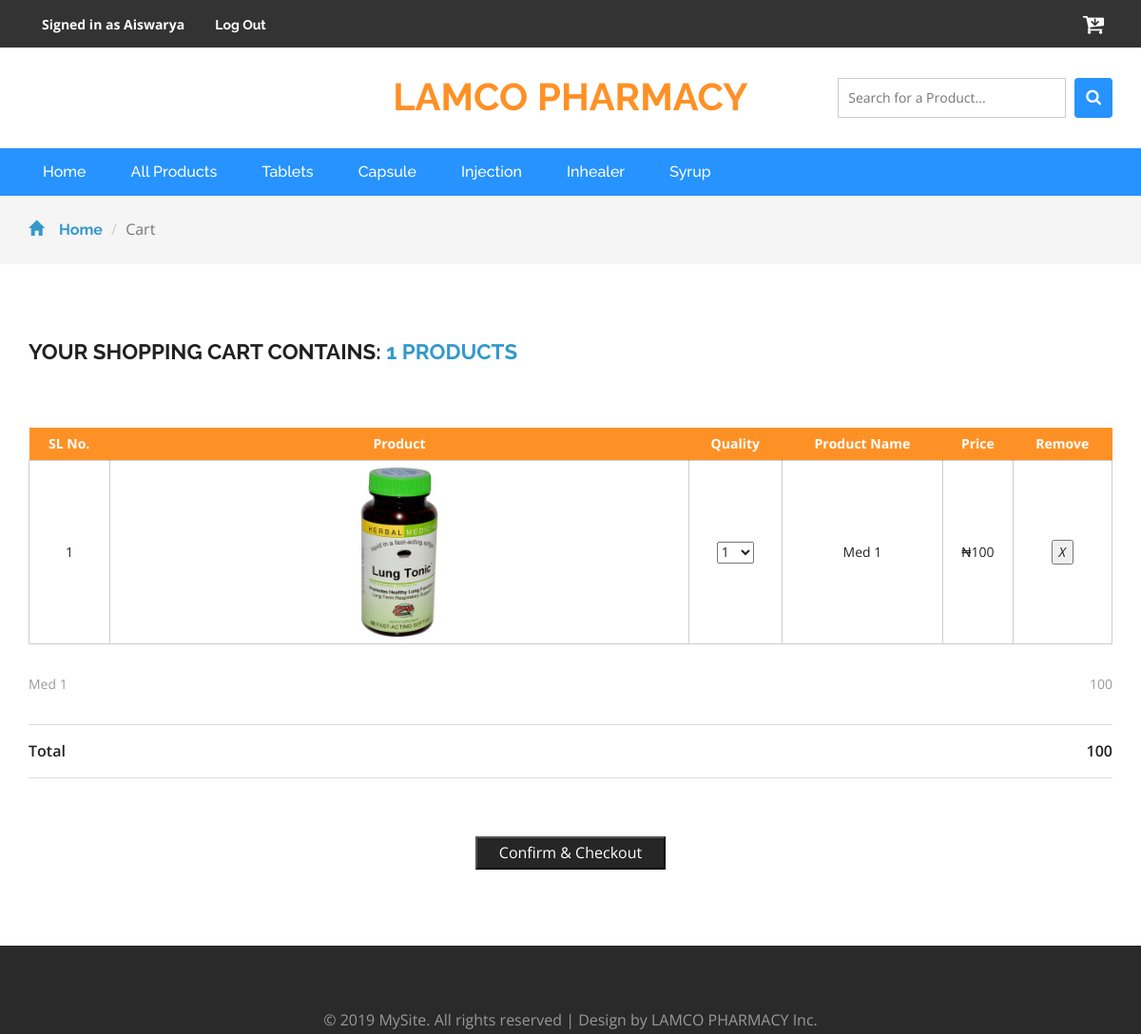
Screenshot of /cart.php (signed in) with the database file from the repository.
### tables this page shows
CREATE TABLE `cart` (
  `id` int(11) NOT NULL,
  `userid` int(8) NOT NULL,
  `productid` int(11) NOT NULL,
  `quantity` int(2) NOT NULL DEFAULT 1,
  `mtotal` int(11) NOT NULL DEFAULT 0
);

CREATE TABLE `products` (
  `id` int(11) NOT NULL,
  `name` varchar(60) NOT NULL,
  `cname` varchar(50) NOT NULL,
  `description` text NOT NULL,
  `price` int(11) NOT NULL,
  `image` text NOT NULL,
  `scount` int(11) NOT NULL DEFAULT 0,
  `ocount` int(11) NOT NULL DEFAULT 0
);

### cart.php (the view, shortened to what this page needs)
<?php
include_once 'dbconnect.php';
$usr_id = $_SESSION['usr_id'];
?>
<!DOCTYPE html>
<html>
<head>
<link href="css/bootstrap.css" rel="stylesheet" type="text/css" media="all" />
<link href="css/style.css" rel="stylesheet" type="text/css" media="all" />
<link href="css/font-awesome.css" rel="stylesheet">
</head>
<body>
<?php include 'header.php'; ?>
	<div class="breadcrumbs">
		<div class="container">
			<ol class="breadcrumb breadcrumb1">
				<li><a href="index.php"><span class="glyphicon glyphicon-home" aria-hidden="true"></span>Home</a></li>
				<li class="active">Cart</li>
			</ol>
		</div>
	</div>
	<div class="checkout">
		<div class="container">
			<?php
			$check = mysqli_query($con, "SELECT productid FROM cart WHERE userid = '" . $usr_id. "'");
			$nop = mysqli_num_rows($check);
			if(mysqli_num_rows($check) != 0){
						echo '<h2 style="font-size: 1.4em;">Your shopping cart contains: <span>'.$nop.' Products</span></h2>';
					}
			     ?>
				<div class="checkout-right">
					<table class="timetable_sub">
					<?php
					$check = mysqli_query($con, "SELECT productid FROM cart WHERE userid = '" . $usr_id. "'");
					if(mysqli_num_rows($check) == 0){
						echo " <br><br><br><br><h2 align='center'>No Products in Cart</h2><br><br><br><br><br> ";
					}else{
					echo '<thead>
						<tr>
							<th>SL No.</th>
							<th>Product</th>
							<th>Quality</th>
							<th>Product Name</th>
							<th>Price</th>
							<th>Remove</th>
						</tr>
					</thead>';
					}
					?>
					<?php
					$sql = mysqli_query($con, "SELECT productid FROM cart WHERE userid = '" . $usr_id. "'");
					$sn=1;
					while ($row = mysqli_fetch_array($sql)){
					$pid=$row['productid'];
					$sql2 = mysqli_query($con, "SELECT * FROM products where id = '" . $pid. "'") or die(mysql_error());
					$result = mysqli_fetch_array($sql2);
			echo    '<tr id="rem'.$row['productid'].'" class="rem1">
						<td class="invert">'.$sn.'</td>
						<td class="invert-image"><a href="single.php?link=' .$row['productid'] .'"><img src="'.$result['image'].'" alt=" " class="img-responsive" /></a></td>
						<td class="invert">
							 <div class="quantity">
								<div class="quantity-select">
								<input type="hidden" id="sn'.$sn.'"name="add" value="'.$result['price'].'">
									<select id="mySelect'.$sn.'" onchange="myFunction'.$sn.'()">
										<option value="1">1</option>
  										<option value="2">2</option>
  										<option value="3">3</option>
  										<option value="4">4</option>
										<option value="5">5</option>
  										<option value="6">6</option>
  										<option value="7">7</option>
  										<option value="8">8</option>
										<option value="9">9</option>
  										<option value="10">10</option>
  										<option value="11">11</option>
  										<option value="12">12</option>
									</select>
								</div>
							</div>
						</td>
						<td class="invert">'.$result['name'].'</td>
						<p id="demo'.$row['productid'].'"></p>
						<td class="invert" id="miniprice'.$result['price'].'" >&#8358;'.$result['price'].'</td>
						<td class="invert">
							<div class="rem">
								<form action="" method="post" class="last">
								<input type="hidden" name="cmd" value="_cart">
								<input type="hidden" name="display" value="1">
								<button type="submit" name='.$row['productid'].' value="X"><i>X</i></button>
								</form>'; ?>
						<?php
						echo		'<script>
									function myFunction'.$sn.'() {
    								var x = document.getElementById("mySelect'.$sn.'").value;
									var y = '.$result['price'].';
									var proid = '.$row['productid'].';
									var email = $("#userid").val();
									var z = x * y;
									document.getElementById("print'.$sn.'").innerHTML = z;
									document.getElementById("anoop'.$sn.'").innerHTML = z;
									add();
									$.post("quantityadd.php", { x: x, email: email, proid: proid, z: z },
									function(data) {
	 								$("#results").html(data);
	 								});
							}
							</script>
							</div>
						</td>
					</tr>';
					$sn++;
					}
					?>
				</table>
			</div>
			<div class="checkout-left">
				<div class="checkout-left-basket">
					<ul>
						<?php
						$sql = mysqli_query($con, "SELECT productid FROM cart WHERE userid = '" . $usr_id. "'");
						$sn=1;
						$jn=1;
						while ($row = mysqli_fetch_array($sql)){
						$pid=$row['productid'];
						$sql2 = mysqli_query($con, "SELECT * FROM products where id = '" . $pid. "'") or die(mysql_error());
						$result = mysqli_fetch_array($sql2);
					    echo	'<li id="rem2'.$row['productid'].'">'.$result['name'].'<i></i> <span id="print'.$sn.'">'.$result['price'].'</span></li>
						<p hidden id="anoop'.$jn.'"></p>';
						$jn++;
						$sn++;
						}   ?>
						<?php
							if(mysqli_num_rows($check) != 0){
					 		echo '<li id="" class="checkout-total" style="font-size: 1em;color: #212121;">Total <i></i><span id="total"></span ></li>';
						}
						?>
					</ul>
				</div>
				<div class="clearfix"> </div>
			</div>
			<div style="text-align:center;">
						<?php
							if(mysqli_num_rows($check) != 0){
					 		echo '<form action="checkout.php" method="post">
							<input style="margin-top: 45px;background-color: #272626;color: white;border-color: black;width: 200px;height: 35px;font-size: medium;" type="submit" name="checkout" value="Confirm & Checkout">
							</form>';
										}
						?>
			</div>
		</div>
	</div>
<div class="footer">
		<div class="footer-copy">
			<div class="container">
				<p>© 2019 MySite. All rights reserved | Design by LAMCO PHARMACY Inc.</a></p>
			</div>
		</div>
	</div>
</body>
</html>

### css/style.css (style rules this page uses)
html, body { font-size: 100%; font-family: 'Open Sans', sans-serif; background:#ffffff; }
ul li,ol li { font-size:14px; }
p { margin:0; }
h1,h2,h3,h4,h5,h6,a { font-family: 'Raleway', sans-serif; margin:0; font-weight:700; }
ul,label { margin:0; padding:0; }
input[type="submit"],#PPMiniCart .minicart-submit,.w3ls_vegetables ul li a,input[type="reset"],.agileinfo_mail_grid_left ul li a,.events_bottom_left2 ul li a,.w3ls_service_grids1_right a,ul.agileits_social_icons li a,.w3l_banner_nav_right_banner_pet a,.w3ls_w3l_banner_nav_right_grid_head_grid ul li a,.products-breadcrumb ul li a,.w3_footer_grid ul li a,.w3l_fresh_vegetables_grid ul li a,.wthree_footer_copy p a,.agile_top_brand_left_grid1 .button,.w3ls_logo_products_left1 ul.special_items li a,.w3ls_logo_products_left1 ul.phone_email li a { transition: .5s ease-in; -webkit-transition: .5s ease-in; -moz-transition: .5s ease-in; -o-transition: .5s ease-in; -ms-transition: .5s ease-in; }
.footer { padding: 2em 0 0em; background: #2b2a2a; }
.footer-copy p { margin:2em 0 0; text-align:center; color:#999; line-height:1.8em; }
.breadcrumb1 li span { left: 0em; padding-right: 1em; color: #3399cc; }
.breadcrumbs { padding: 1.5em 0; background: #f5f5f5; }
.breadcrumb { margin-bottom: 0 !important; padding: 0 !important; }
.breadcrumb1 li { font-size: 1em; color: #999; }
.breadcrumb1 li a { color: #3399cc; text-decoration: none; }
.checkout h2 { font-size:1em; color:#212121; text-transform:uppercase; margin:0 0 3em; }
.checkout h2 span { color:#3399cc; }
table.timetable_sub { width:100%; margin:0 auto; }
.timetable_sub thead { background: #004284; }
.timetable_sub th { background: #fe9126; color: #fff !important; text-transform: capitalize; font-size: 13px; border-right: 1px solid #fe9126; }
.timetable_sub th, .timetable_sub td { text-align: center; padding: 7px; font-size: 14px; color: #212121; }
.timetable_sub td { border:1px solid #CDCDCD; }
td.invert-image a img { width:30%; margin: 0 auto; }
.rem { position:relative; }
.checkout-left { margin: 2em 0 0; }
.checkout-left-basket ul li { list-style-type:none; margin-bottom:1em; font-size:14px; color:#999; }
.checkout-left-basket { float: left; width: 100%; }
.checkout-left-basket ul li span { float: right; }
.checkout-total { font-size: 1em; color: #212121; font-weight: 600; padding: 1em 0; border-top: 1px solid #DDD; border-bottom: 1px solid #DDD; margin: 2em 0 0; }
.checkout { padding: 5em 0; }
.glyphicon { position: relative; top: 1px; display: inline-block; font-family: 'Glyphicons Halflings'; font-style: normal; font-weight: 400; line-height: 1; -webkit-font-smoothing: antialiased; -moz-osx-font-smoothing: grayscale; color: #777; }

### rows the page displays
cart: productid.image (picture), productid.name "Med 1", productid.price "100"

### other values shown
$_SESSION['usr_name'] "Aiswarya"
$nop "1"
